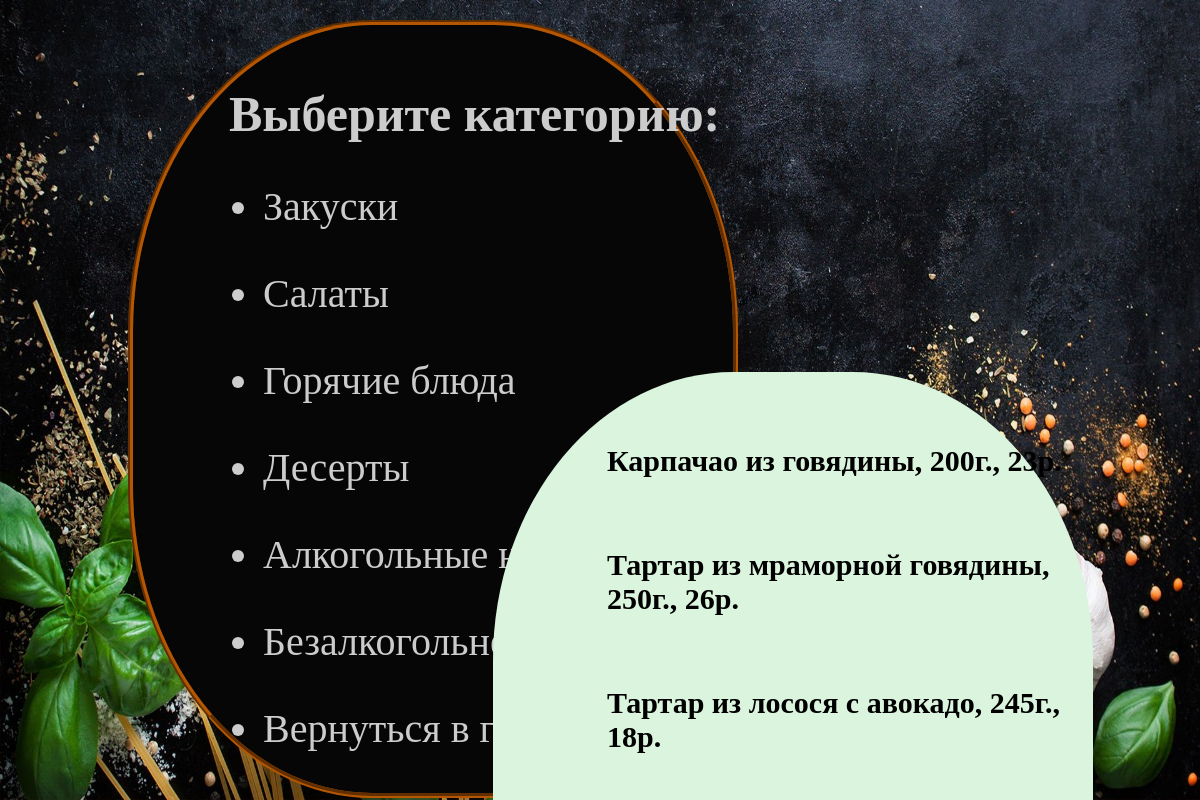
Page /menu/1/ on the committed database.
### your_menu/models.py (models this page shows, shortened)
class Category(models.Model):
    name = models.CharField(max_length=100, db_index=True, verbose_name="Категория")
    def __str__(self):
        return self.name
    def get_absolute_url(self):
        return reverse('show', kwargs={'post_id': self.id})
    class Meta:
        verbose_name = 'Категории'
        verbose_name_plural = 'Категории'
        ordering = ['id']

class Food(models.Model):
    title = models.CharField(max_length=255, verbose_name="Название", null=True)
    content = models.CharField(max_length=255, verbose_name="граммы", null=True)
    price = models.CharField(max_length=255, verbose_name="цена",null=True)
    cat = models.ForeignKey('Category', on_delete=models.PROTECT, verbose_name="Категории")
    class Meta:
        verbose_name = 'Блюда'
        verbose_name_plural = 'Блюда'
        ordering = ['id']

### your_menu/views.py (the view)
# urls.py: path('menu/<int:post_id>/', show_menu , name = 'show'),
def show_menu(request, post_id):
    post = Food.objects.select_related
    context = {
        "post": post,
        "post_id": post_id
    }
    return render(request, 'show_menu.html', context = context)

### your_menu/templatetags/menu_tags.py (called while the page is built)
@register.inclusion_tag('show_menu_tag.html')
def show_menu(cat_selected=0):
    menu = Category.objects.select_related
    return {"menu": menu, 'cat_selected': cat_selected}

### your_menu/templates/show_menu.html (shortened to what this page needs)
{% extends 'menu.html' %} {% block content %}
<div class="mainfood">
  {% for i in post %} {% if post_id == i.cat_id %}
  <div class="food">
    <h6>{{ i.title }}, {{ i.content }}, {{ i.price }}</h6>
  </div>
  {% endif %} {% endfor %} {% endblock %}

### your_menu/templates/menu.html (shortened to what this page needs)
{% load static %} {% load menu_tags %}
<!DOCTYPE html>
<html lang="en">
  <head>
    <link rel="stylesheet" href="{% static 'your_menu/css/menu.css' %}" />
  </head>
  <body>
    <div class="mainmenu">
        {% show_menu cat_selected %}
    <div class="menu">{% block content %} {% endblock %}</div>
    </div>
  </body>
</html>

### your_menu/templates/show_menu_tag.html
<h1 style="color:#ccc">Выберите категорию:</h1>
{% for i in menu %}
<ul>
  <a href="{{ i.get_absolute_url }}"> <li style="color:#ccc">{{ i }}</li></a>
</ul>
{% endfor %}
<ul>
  <a href="{% url 'menu' %}"> <li style="color:#ccc">Вернуться в главное меню</li></a>
</ul>

### your_menu/static/your_menu/css/menu.css (style rules this page uses)
.mainmenu { background-color: rgb(6, 6, 6); position: fixed; width: 50%; border-radius: 40%; border-color: rgb(181, 86, 3); border-style: groove; border-width: 5px; height: 96%; margin-left: 10%; margin-top: 1%; }
.menu { background-color: rgb(219, 244, 221); position: fixed; border-radius: 40%; height: 90%; width: 50%; margin-left: 30%; margin-top: -35%; }
.mainmenu h1 { text-align: left; margin-left: 16%; margin-top: 10%; margin-bottom: 5%; font-size: 50px; }
.mainmenu ul { text-align: left; margin-left: 15%; font-size: 40px; }
.mainmenu a { text-decoration: none; }
.food { text-align: left; margin-left: 10%; }
.mainfood { margin-top: 12%; margin-left: 10%; }
.food h6 { font-size: 30px; }

### rows in the picture
Category: name "Закуски"
Category: name "Салаты"
Category: name "Горячие блюда"
Category: name "Десерты"
Category: name "Алкогольные напитки"
Category: name "Безалкогольне напитки"
Food: title "Карпачао из говядины", content "200г.", price "23р."
Food: title "Тартар из мраморной говядины", content "250г.", price "26р."
Food: title "Тартар из лосося с авокадо", content "245г.", price "18р."
